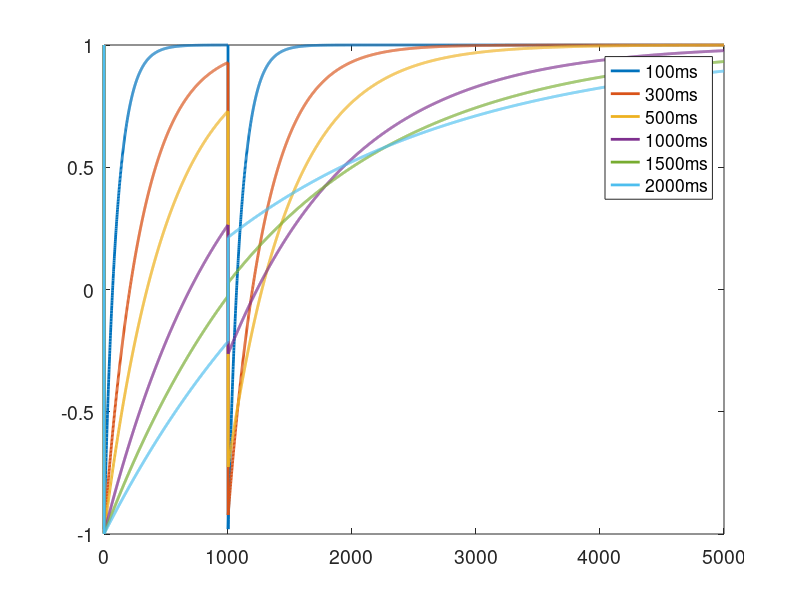

The MATLAB source for this figure: (Note: this script raises an error after producing the figure.)
% Lecture 14, Example 03
%
% Show M curves for different T1s, with inversion-recovery.

set(0,'defaultAxesFontSize',14);        % Default font sizes
set(0, 'DefaultLineLineWidth', 2);	% Default line width

T1 = [100 300 500 1000 1500 2000];
m = ones(size(T1));			% Note we only care about Mz!
invtimes = [0.5, 1000];		% Times where inversions played
t = [0:5000];				% Time-course in ms

E1 = exp(-(t(2)-t(1))./T1);


for tt = 1:length(t)-1
  f = find(invtimes>=t(tt) & invtimes<t(tt+1));
  if (length(f)>0)
    txt=sprintf('Inversion at time %d',t(tt)); disp(txt);
    m(tt+1,:) = -m(tt,:).*E1+(1-E1); 	% Inversion
  else
    m(tt+1,:) = m(tt,:).*E1+(1-E1); 	% No Inversion
  end;
end;

plot(t,m);
legend('100ms','300ms','500ms','1000ms','1500ms','2000ms');
lplot('Time (ms)','Signal','Signal vs Time for Multiple Inversion');
hold on;
plot(t,zeros(size(t)),'k-');	% add line along 0
hold off;

  
